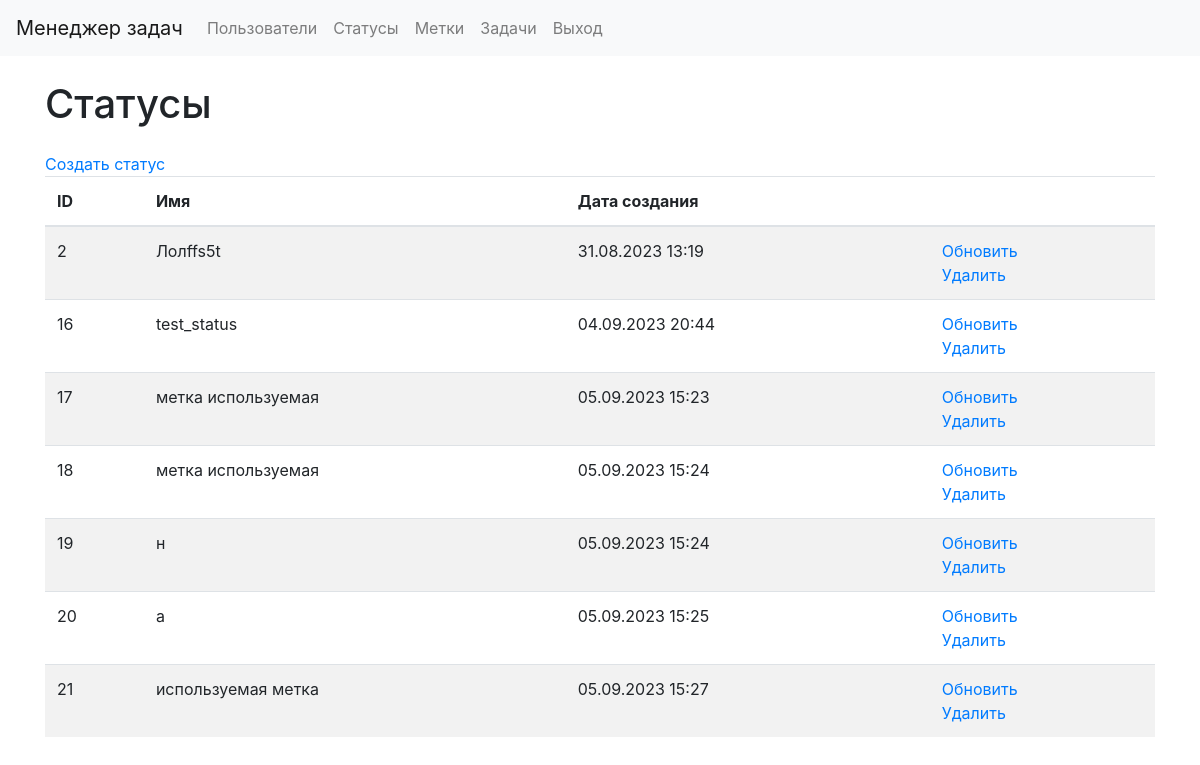
Before: /statuses/ (signed in) with the older database file.
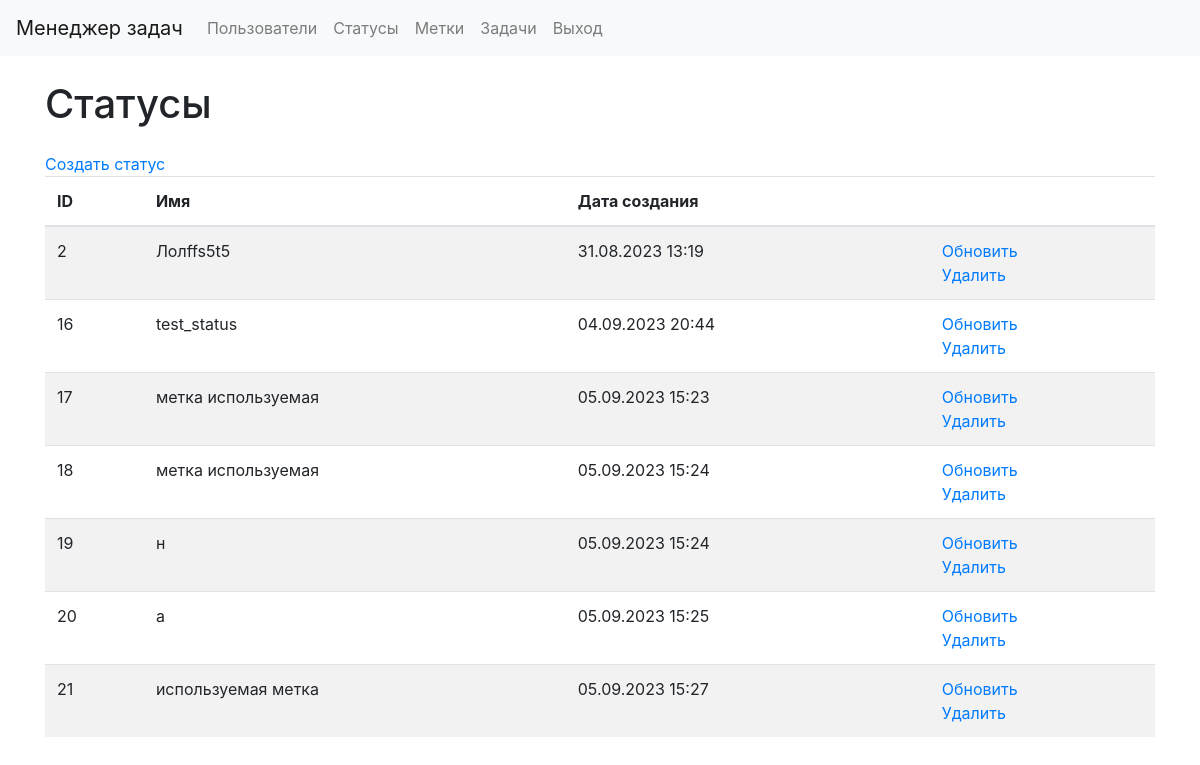
After: the same page with the newer database file.
### statuses/models.py (models this page shows, shortened)
class Status(models.Model):
    name = models.CharField(
        max_length=100,
        db_index=True,
        verbose_name="Статус"
    )
    created_at = models.DateTimeField(
        auto_now_add=True,
        verbose_name="Время создания"
    )
    updated_at = models.DateTimeField(
        auto_now=True,
        verbose_name="Время изменения"
    )
    class Meta:
        verbose_name = 'Статус'
        verbose_name_plural = 'Статусы'
        ordering = ['id']

### statuses/views.py (the view)
# urls.py: path('', StatusesList.as_view(), name="statuses_list"),
class StatusesList(LoginRequiredMixin, DataMixin, ListView):
    model = Status
    template_name = "statuses/statuses_list.html"
    context_object_name = "statuses"
    def get_context_data(self, *, object_list=None, **kwargs):
        context = super().get_context_data(**kwargs)
        c_def = self.get_user_context(title=_("Statuses"))
        return context | c_def
    def get_queryset(self):
        return Status.objects.all()

### task_manager/utils.py (called while the page is built)
    def get_user_context(self, **kwargs):
        context = kwargs
        user_menu = menu.copy()
        if self.request.user.is_authenticated:
            user_menu.pop(4)
            user_menu.pop(4)
        if not self.request.user.is_authenticated:
            user_menu.pop(1)
            user_menu.pop(1)
            user_menu.pop(1)
            user_menu.pop(3)
        context['menu'] = user_menu
        return context

### task_manager/templates/statuses/statuses_list.html (shortened to what this page needs)
{% extends 'layout.html' %}
{% load bootstrap4 %}
{% block content %}
{% load i18n %}
<div class="container wrapper flex-grow-1">
    <h1 class="my-4">{% trans "Statuses" %}</h1>
    <a class=nav-link" href="{% url "statuses_create" %}"> {% trans "Create status" %} </a>
    <table class="table table-striped">
        <thead>
            <tr>
                <th>ID</th>
                <th>{% trans "Name" %}</th>
                <th>{% trans "Creation date" %}</th>
                <th></th>
            </tr>
        </thead>
        <tbody>
            {% for status in statuses %}
            <tr>
                <td> {{ status.id }} </td>
                <td> {{ status.name }} </td>
                <td> {{ status.created_at|date:"d.m.Y H:i" }} </td>
                <td>
                    <a href="{% url "statuses_update" status.id %}">{% trans "Update" %}</a>
                    <br>
                    <a href="{% url "statuses_delete" status.id %}">{% trans "Delete" %}</a>
                </td>
            </tr>
            {% endfor %}
        </tbody>
    </table>
</div>
{% endblock %}

Changed rows visible on the page:
changed Status id 2: name "Лолffs5t" → "Лолffs5t5"
